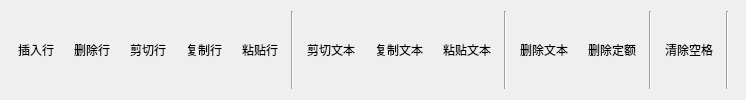
        <widget class="QWidget" name="tab_9">
         <attribute name="title">
          <string>表格</string>
         </attribute>
         <layout class="QHBoxLayout" name="horizontalLayout_20">
          <item>
           <layout class="QHBoxLayout" name="horizontalLayout">
            <item>
             <widget class="QToolButton" name="pushButton_insert_rows">
              <property name="text">
               <string>插入行</string>
              </property>
              <property name="icon">
               <iconset>
                <normalon>image/插入行.png</normalon>
               </iconset>
              </property>
              <property name="iconSize">
               <size>
                <width>30</width>
                <height>30</height>
               </size>
              </property>
              <property name="toolButtonStyle">
               <enum>Qt::ToolButtonTextUnderIcon</enum>
              </property>
              <property name="autoRaise">
               <bool>true</bool>
              </property>
             </widget>
            </item>
            <item>
             <widget class="QToolButton" name="pushButton_del_rows">
              <property name="text">
               <string>删除行</string>
              </property>
              <property name="icon">
               <iconset>
                <normalon>image/删除行.png</normalon>
               </iconset>
              </property>
              <property name="iconSize">
               <size>
                <width>30</width>
                <height>30</height>
               </size>
              </property>
              <property name="toolButtonStyle">
               <enum>Qt::ToolButtonTextUnderIcon</enum>
              </property>
              <property name="autoRaise">
               <bool>true</bool>
              </property>
             </widget>
            </item>
            <item>
             <widget class="QToolButton" name="toolButton_shear_row">
              <property name="text">
               <string>剪切行</string>
              </property>
              <property name="icon">
               <iconset>
                <normalon>image/剪切.png</normalon>
               </iconset>
              </property>
              <property name="iconSize">
               <size>
                <width>30</width>
                <height>30</height>
               </size>
              </property>
              <property name="toolButtonStyle">
               <enum>Qt::ToolButtonTextUnderIcon</enum>
              </property>
              <property name="autoRaise">
               <bool>true</bool>
              </property>
             </widget>
            </item>
            <item>
             <widget class="QToolButton" name="toolButton_copy_row">
              <property name="text">
               <string>复制行</string>
              </property>
              <property name="icon">
               <iconset>
                <normalon>image/复制行.png</normalon>
               </iconset>
              </property>
              <property name="iconSize">
               <size>
                <width>30</width>
                <height>30</height>
               </size>
              </property>
              <property name="toolButtonStyle">
               <enum>Qt::ToolButtonTextUnderIcon</enum>
              </property>
              <property name="autoRaise">
               <bool>true</bool>
              </property>
             </widget>
            </item>
            <item>
             <widget class="QToolButton" name="toolButton_paste_row">
              <property name="text">
               <string>粘贴行</string>
              </property>
              <property name="icon">
               <iconset>
                <normalon>image/粘贴行.png</normalon>
               </iconset>
              </property>
              <property name="iconSize">
               <size>
                <width>30</width>
                <height>30</height>
               </size>
              </property>
              <property name="toolButtonStyle">
               <enum>Qt::ToolButtonTextUnderIcon</enum>
              </property>
              <property name="autoRaise">
               <bool>true</bool>
              </property>
             </widget>
            </item>
            <item>
             <widget class="Line" name="line_10">
              <property name="orientation">
               <enum>Qt::Vertical</enum>
              </property>
             </widget>
            </item>
            <item>
             <widget class="QToolButton" name="toolButton_shear_text">
              <property name="font">
               <font>
                <family>宋体</family>
               </font>
              </property>
              <property name="text">
               <string>剪切文本</string>
              </property>
              <property name="icon">
               <iconset>
                <normalon>image/剪切文本.png</normalon>
               </iconset>
              </property>
              <property name="iconSize">
               <size>
                <width>30</width>
                <height>30</height>
               </size>
              </property>
              <property name="popupMode">
               <enum>QToolButton::DelayedPopup</enum>
              </property>
              <property name="toolButtonStyle">
               <enum>Qt::ToolButtonTextUnderIcon</enum>
              </property>
              <property name="autoRaise">
               <bool>true</bool>
              </property>
             </widget>
            </item>
            <item>
             <widget class="QToolButton" name="toolButton_copy">
              <property name="text">
               <string>复制文本</string>
              </property>
              <property name="icon">
               <iconset>
                <normalon>image/复制.png</normalon>
               </iconset>
              </property>
              <property name="iconSize">
               <size>
                <width>30</width>
                <height>30</height>
               </size>
              </property>
              <property name="popupMode">
               <enum>QToolButton::DelayedPopup</enum>
              </property>
              <property name="toolButtonStyle">
               <enum>Qt::ToolButtonTextUnderIcon</enum>
              </property>
              <property name="autoRaise">
               <bool>true</bool>
              </property>
              <property name="arrowType">
               <enum>Qt::NoArrow</enum>
              </property>
             </widget>
            </item>
            <item>
             <widget class="QToolButton" name="toolButton_paste">
              <property name="text">
               <string>粘贴文本</string>
              </property>
              <property name="icon">
               <iconset>
                <normalon>image/粘贴.png</normalon>
               </iconset>
              </property>
              <property name="iconSize">
               <size>
                <width>30</width>
                <height>30</height>
               </size>
              </property>
              <property name="toolButtonStyle">
               <enum>Qt::ToolButtonTextUnderIcon</enum>
              </property>
              <property name="autoRaise">
               <bool>true</bool>
              </property>
             </widget>
            </item>
            <item>
             <widget class="Line" name="line_15">
              <property name="orientation">
               <enum>Qt::Vertical</enum>
              </property>
             </widget>
            </item>
            <item>
             <widget class="QToolButton" name="toolButton_delelte_text">
              <property name="enabled">
               <bool>true</bool>
              </property>
              <property name="font">
               <font>
                <family>宋体</family>
                <pointsize>9</pointsize>
               </font>
              </property>
              <property name="text">
               <string>删除文本</string>
              </property>
              <property name="icon">
               <iconset>
                <normalon>image/删除内容.png</normalon>
               </iconset>
              </property>
              <property name="iconSize">
               <size>
                <width>30</width>
                <height>30</height>
               </size>
              </property>
              <property name="toolButtonStyle">
               <enum>Qt::ToolButtonTextUnderIcon</enum>
              </property>
              <property name="autoRaise">
               <bool>true</bool>
              </property>
             </widget>
            </item>
            <item>
             <widget class="QToolButton" name="toolButton_del_quota">
              <property name="text">
               <string>删除定额</string>
              </property>
              <property name="icon">
               <iconset>
                <normalon>image/删除定额.png</normalon>
               </iconset>
              </property>
              <property name="iconSize">
               <size>
                <width>30</width>
                <height>30</height>
               </size>
              </property>
              <property name="toolButtonStyle">
               <enum>Qt::ToolButtonTextUnderIcon</enum>
              </property>
              <property name="autoRaise">
               <bool>true</bool>
              </property>
             </widget>
            </item>
            <item>
             <widget class="Line" name="line_11">
              <property name="orientation">
               <enum>Qt::Vertical</enum>
              </property>
             </widget>
            </item>
            <item>
             <widget class="QToolButton" name="toolButton_del_space">
              <property name="font">
               <font>
                <family>宋体</family>
               </font>
              </property>
              <property name="text">
               <string>清除空格</string>
              </property>
              <property name="icon">
               <iconset>
                <normalon>image/清除空格.png</normalon>
               </iconset>
              </property>
              <property name="iconSize">
               <size>
                <width>30</width>
                <height>30</height>
               </size>
              </property>
              <property name="toolButtonStyle">
               <enum>Qt::ToolButtonTextUnderIcon</enum>
              </property>
              <property name="autoRaise">
               <bool>true</bool>
              </property>
             </widget>
            </item>
            <item>
             <widget class="Line" name="line_13">
              <property name="orientation">
               <enum>Qt::Vertical</enum>
              </property>
             </widget>
            </item>
            <item>
             <widget class="Line" name="line_20">
              <property name="orientation">
               <enum>Qt::Horizontal</enum>
              </property>
             </widget>
            </item>
           </layout>
          </item>
         </layout>
        </widget>
